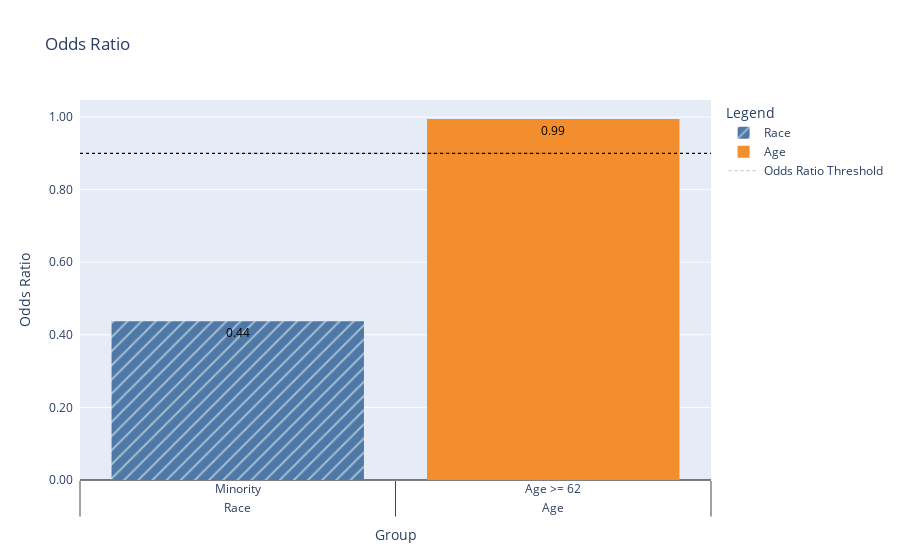

Notebook source saved alongside this figure:
### Markdown cell above
#### _Odds Ratio (OR) Assuming Single Offer_

### Code cell
odds_ratio = sd.odds_ratio(
    group_data=valid,
    **common_disp_info,
    outcome=valid['Offer'],
    odds_ratio_threshold=0.9,
    percent_difference_threshold=0.0,
    label=valid[label],
)
odds_ratio

### Figure 1 — Plotly figure (JSON) as saved in the notebook; plotly's stock layout.template omitted (floating-point values rounded to 4 significant figures)
{"data": [{"cliponaxis": false, "hovertemplate": "%{x}, %{y}<extra></extra>", "marker": {"color": "RGBA(78, 121, 167, 1.0)", "line": {"color": "rgb(8,48,107)", "width": 0}, "pattern": {"shape": "/"}}, "name": "Race", "showlegend": true, "text": "0.44", "textfont": {"color": "Black"}, "type": "bar", "x": [["Race"], ["Minority"]], "y": [0.4374]}, {"cliponaxis": false, "hovertemplate": "%{x}, %{y}<extra></extra>", "marker": {"color": "RGBA(242, 142, 45, 1.0)", "line": {"color": "rgb(8,48,107)", "width": 0}, "pattern": {"shape": ""}}, "name": "Age", "showlegend": true, "text": "0.99", "textfont": {"color": "Black"}, "type": "bar", "x": [["Age"], ["Age >= 62"]], "y": [0.9947]}, {"line": {"color": "Black", "dash": "dot", "width": 0.25}, "mode": "lines", "name": "Odds Ratio Threshold", "text": "Odds Ratio Threshold", "type": "scatter", "x": [["Race", "Age"], ["Minority", "Age >= 62"]], "y": [0.9, 0.9]}], "layout": {"legend": {"title": {"text": "Legend"}}, "scene": {"yaxis": {"exponentformat": "none", "separatethousands": true}}, "shapes": [{"line": {"color": "Black", "dash": "dot", "width": 1.25}, "name": "Odds Ratio Threshold", "type": "line", "x0": 0, "x1": 1, "xref": "paper", "y0": 0.8596, "y1": 0.8596, "yref": "paper"}], "title": {"text": "Odds Ratio"}, "uniformtext": {"minsize": 8, "mode": "hide"}, "xaxis": {"fixedrange": true, "title": {"text": "Group"}}, "yaxis": {"fixedrange": true, "tickformat": "0,.2f", "ticksuffix": "  ", "title": {"text": "Odds Ratio"}, "zeroline": true, "zerolinecolor": "Black", "zerolinewidth": 1}}}
